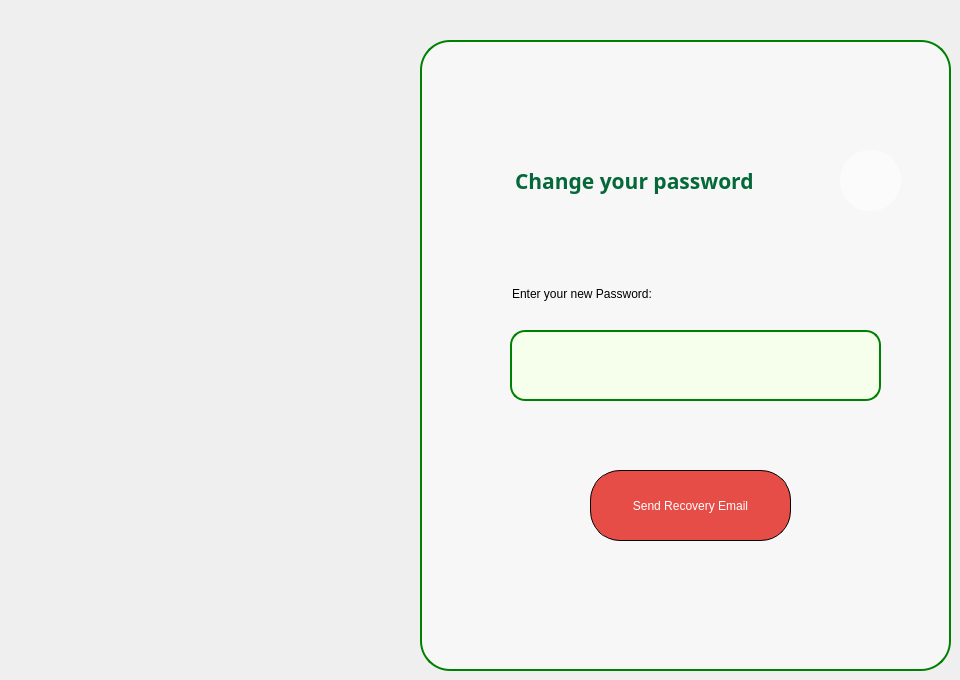
    <widget class="QWidget" name="change_password_page">
     <widget class="QFrame" name="chnage_password_frame">
      <property name="geometry">
       <rect>
        <x>420</x>
        <y>40</y>
        <width>531</width>
        <height>631</height>
       </rect>
      </property>
      <property name="styleSheet">
       <string notr="true">background-color: rgba(255,255,255, 0.5);
border:2px solid green;
border-radius: 30px;</string>
      </property>
      <property name="frameShape">
       <enum>QFrame::StyledPanel</enum>
      </property>
      <property name="frameShadow">
       <enum>QFrame::Raised</enum>
      </property>
      <widget class="QLabel" name="label_17">
       <property name="geometry">
        <rect>
         <x>420</x>
         <y>110</y>
         <width>61</width>
         <height>61</height>
        </rect>
       </property>
       <property name="styleSheet">
        <string notr="true">border:none;</string>
       </property>
       <property name="text">
        <string/>
       </property>
       <property name="pixmap">
        <pixmap>../../Downloads/password.png</pixmap>
       </property>
       <property name="scaledContents">
        <bool>true</bool>
       </property>
      </widget>
      <widget class="QLineEdit" name="lineEdit_23">
       <property name="geometry">
        <rect>
         <x>40</x>
         <y>100</y>
         <width>351</width>
         <height>81</height>
        </rect>
       </property>
       <property name="font">
        <font>
         <family>Segoe Print</family>
         <pointsize>16</pointsize>
         <italic>false</italic>
         <bold>true</bold>
        </font>
       </property>
       <property name="styleSheet">
        <string notr="true">border:none;

font: 700 16pt &quot;Segoe Print&quot;;
color: rgb(5, 104, 57);
background-color: rgba(255,255,255, 0);

</string>
       </property>
       <property name="text">
        <string>Change your password</string>
       </property>
       <property name="cursorPosition">
        <number>20</number>
       </property>
       <property name="alignment">
        <set>Qt::AlignCenter</set>
       </property>
      </widget>
      <widget class="QPushButton" name="confirm_changed_psw_Button">
       <property name="geometry">
        <rect>
         <x>170</x>
         <y>430</y>
         <width>201</width>
         <height>71</height>
        </rect>
       </property>
       <property name="styleSheet">
        <string notr="true">border: 1px solid black;
font: 10pt &quot;Segoe Print&quot;;

background-color: rgb(97, 0, 0);

color: rgb(255, 255, 255);

background-color: rgb(171, 168, 111);
background-color: rgb(97, 0, 0);
background-color: rgb(231, 77, 71);



border-radius:30px;
</string>
       </property>
       <property name="text">
        <string>Send Recovery Email</string>
       </property>
      </widget>
      <widget class="QLineEdit" name="changed_password">
       <property name="geometry">
        <rect>
         <x>90</x>
         <y>290</y>
         <width>371</width>
         <height>71</height>
        </rect>
       </property>
       <property name="styleSheet">
        <string notr="true">color: rgb(118, 118, 118);
background-color: rgb(250, 255, 230);
background-color: rgb(245, 255, 235);
border-radius:15px;</string>
       </property>
       <property name="text">
        <string/>
       </property>
      </widget>
      <widget class="QLineEdit" name="lineEdit_33">
       <property name="geometry">
        <rect>
         <x>90</x>
         <y>240</y>
         <width>241</width>
         <height>28</height>
        </rect>
       </property>
       <property name="styleSheet">
        <string notr="true">border:none;
color: rgb(0, 0, 0);
background-color: rgba(255,255,255, 0);</string>
       </property>
       <property name="text">
        <string>Enter your new Password:</string>
       </property>
      </widget>
     </widget>
    </widget>
